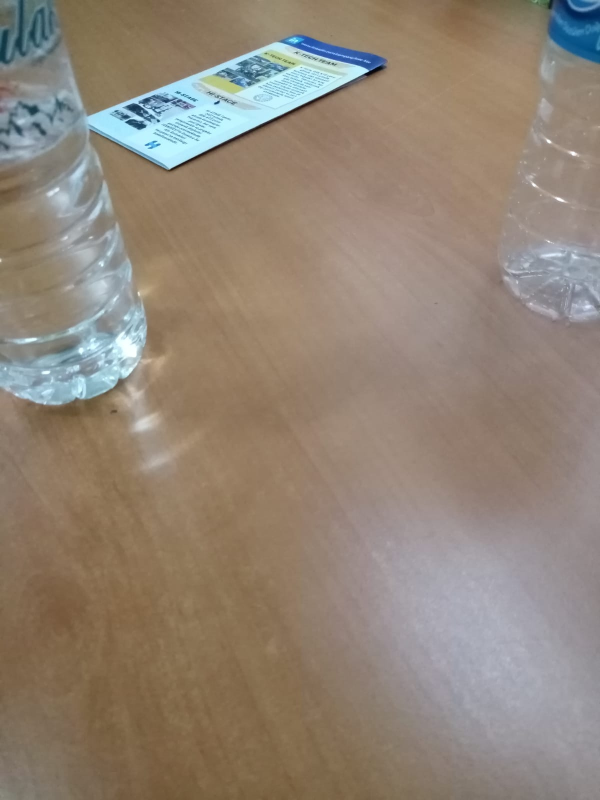
#> input picture P1/masa.jpeg, 1200 x 1600 px (shown at 1/2 size)
$ python final.py
#> lines starting #> are read from the running program, lines starting #| are printed output that depends on the picture
import cv2
import numpy as np

def nothing(x):
    pass

cv2.namedWindow("webcam")
cv2.createTrackbar("L_TH","webcam",0,255,nothing)
cv2.createTrackbar("U_TH","webcam",0,255,nothing)
cv2.setTrackbarPos("U_TH","webcam",255)

img = cv2.imread("masa.jpeg")
#> img is the input picture: shape (1600, 1200, 3); mean B, G, R 118.3, 132.1, 145.3
img = cv2.resize(img,(640,480))
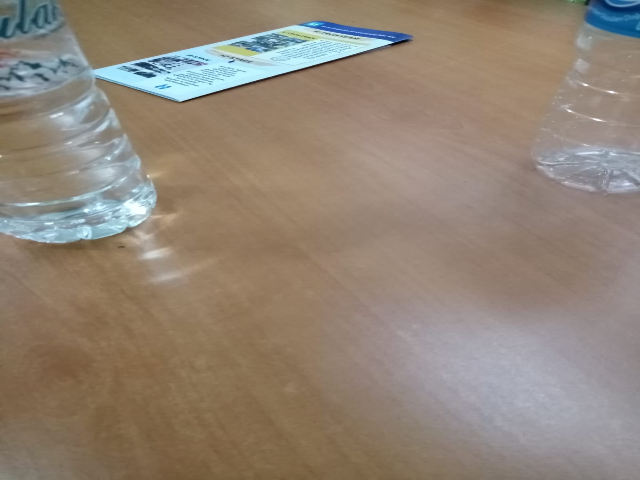
#> img: shape (480, 640, 3); mean B, G, R 118.3, 132, 145.3

while True:
    img_gray = cv2.cvtColor(img, cv2.COLOR_BGR2GRAY)
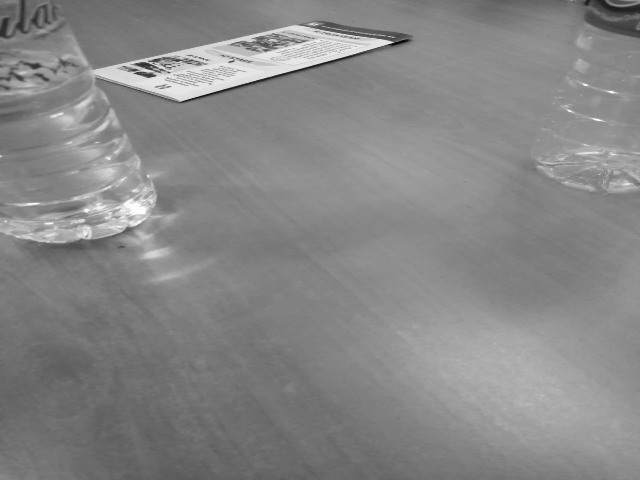
#> img_gray: shape (480, 640); min 5, max 253, mean 134.4
    img_gray = cv2.GaussianBlur(img_gray, (51, 51), -10)
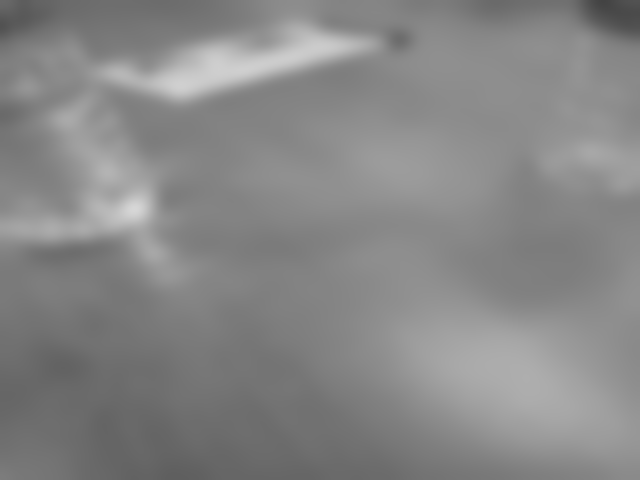
#> img_gray: shape (480, 640); min 67, max 215, mean 134.4
    uth = cv2.getTrackbarPos("U_TH","webcam")
    lth = cv2.getTrackbarPos("L_TH","webcam")
    canny = cv2.Canny(img_gray,lth,uth)
#> canny: shape (480, 640); every value is 0
    cv2.imshow("webcam", canny)
    h, w = img.shape[:2]
#> h = 480; w = 640
    row_inds = np.indices((h, w))[0]  # gives row indices in shape of img
    row_inds_at_edges = row_inds.copy()
    row_inds_at_edges[canny == 0] = 0  # only get indices at edges, 0 elsewhere
    max_row_inds = np.amax(row_inds_at_edges, axis=0)  # find the max row ind over each col
    inds_after_edges = row_inds >= max_row_inds
    filled_from_bottom = np.zeros((h, w))
    filled_from_bottom[inds_after_edges] = 255
    kernel = np.ones((5,5),np.uint8)
    filled_from_bottom = cv2.morphologyEx(filled_from_bottom,cv2.MORPH_OPEN,kernel)

    cv2.imshow("fill",filled_from_bottom)
    cv2.imshow("img",img)
    cv2.imshow("gray",img_gray)
    if cv2.waitKey(36) & 0xFF == ord("q"):
#> (key q is pressed here)
        break

$ run again, with P1/img.png saved as P1/masa.jpeg
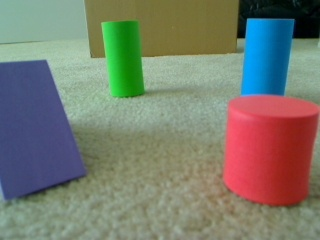
#> input picture P1/img.png, 320 x 240 px
#> img is the input picture: shape (240, 320, 3); mean B, G, R 110.1, 123.9, 120.3
#> img: shape (480, 640, 3)
#> `img_gray = cv2.cvtColor(img, cv2.COLOR_BGR2GRAY)`:
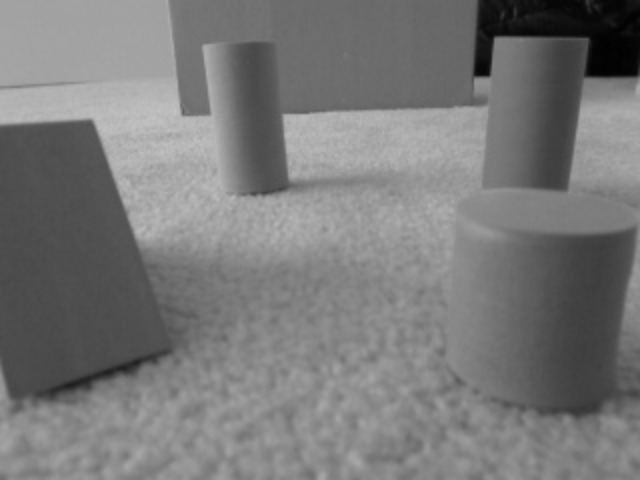
#> img_gray: shape (480, 640); min 0, max 195, mean 121.2
#> `img_gray = cv2.GaussianBlur(img_gray, (51, 51), -10)`:
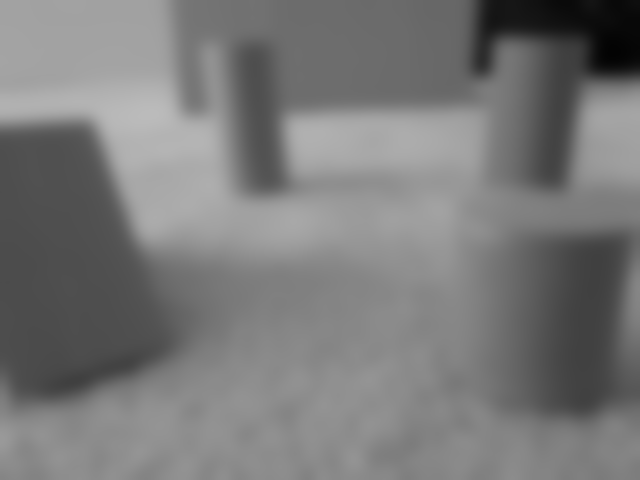
#> img_gray: shape (480, 640); min 3, max 187, mean 121.2
#> canny: shape (480, 640); every value is 0
